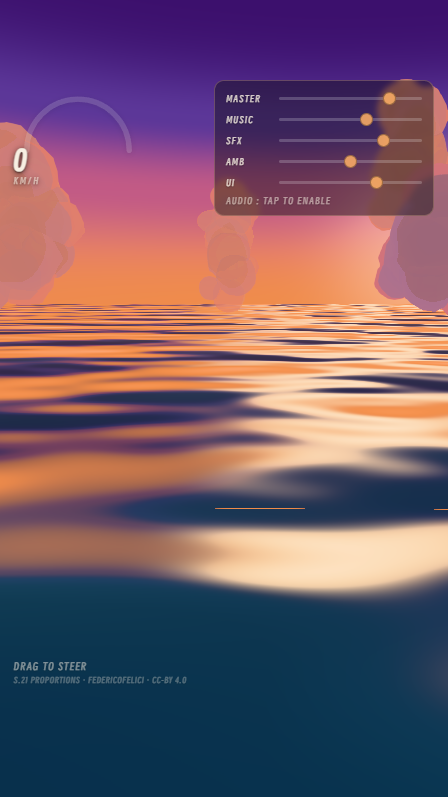
#> input picture artifacts/sun-road-review/A-raw.png, 448 x 797 px
$ python measure_bands.py A-raw.png
#> lines starting #> are read from the running program, lines starting #| are printed output that depends on the picture; after the words box and inside, x2 and y2 are one past the last pixel; in counts of white or black regions, pixels touching at a corner belong together
"""Re-measure the archived sun-road frames. Usage: python measure_bands.py"""
import json, os, sys
import numpy as np
from PIL import Image

HERE = os.path.dirname(os.path.abspath(__file__))
BANDS = {"sky": (0.00, 0.35), "mid": (0.35, 0.62), "sea-mid": (0.45, 0.62),
         "near": (0.62, 0.90), "bottom": (0.90, 1.00)}
LUMA = np.array([0.2126, 0.7152, 0.0722])

def bands(path):
    a = np.asarray(Image.open(path).convert("RGB")).astype(float)
    h = a.shape[0]; l = a @ LUMA
    out = {}
    for name, (t, b) in BANDS.items():
        sl = slice(int(t * h), int(b * h))
        out[name] = {"p5": round(float(np.percentile(l[sl], 5)), 1),
                     "p50": round(float(np.percentile(l[sl], 50)), 1),
                     "p95": round(float(np.percentile(l[sl], 95)), 1),
                     "blown%": round(float((a[sl] > 240).any(axis=2).mean() * 100), 1)}
    return out

if __name__ == "__main__" and len(sys.argv) == 1:
    res = {f: bands(os.path.join(HERE, f)) for f in sorted(os.listdir(HERE)) if f.endswith(".png")}
    print(json.dumps(res, indent=1))

# ---- Round-2 acceptance metrics (plan v2 Task 4 / final review Important 2) ----
# Seam-row exclusion (V4: the 1px R0/R1 ring boundary), the clean-sea band
# below the horizon mirror fade, and the road window. Frames: A3-r2/B3-r2.

def _lum(a):
    return a @ np.array([0.2126, 0.7152, 0.0722])

def seam_rows(l, lo, hi, jump=20.0):
    """Rows whose row-median jumps vs the previous row (ring boundary lines)."""
    med = np.median(l[lo:hi], axis=1)
    d = np.abs(np.diff(med))
    return [int(lo + i) for i in np.where(d > jump)[0]]

def road_window(l, h, w, rows=(0.60, 0.85), k=60):
    """Brightest k-px column window in the near-sea rows: the road."""
    r0, r1 = int(rows[0] * h), int(rows[1] * h)
    sea = l[r0:r1]
    best = max(range(0, w - k), key=lambda x: sea[:, x:x + k].sum())
    off = sea[:, 0:60]
    road = sea[:, best:best + k]
    return {
        "road_cols": [int(best), int(best + k)],
        "road_mean": round(float(road.mean()), 1),
        "road_p90": round(float(np.percentile(road, 90)), 1),
        "off_mean": round(float(off.mean()), 1),
        "display_ratio": round(float(road.mean() / off.mean()), 2),
        "gt200_pct": round(float((road > 200).mean() * 100), 1),
    }

def glints(l, h, w, rows=(0.45, 0.80), thresh=25.0, floor=120.0):
    """Discrete local maxima in the sea, seam rows and their +-2 excluded (V4)."""
    r0, r1 = int(rows[0] * h), int(rows[1] * h)
    m = l[r0:r1]
    peaks = (m[1:-1] > m[:-2] + thresh) & (m[1:-1] > m[2:] + thresh) & (m[1:-1] > floor)
    bad = seam_rows(l, r0, r1)
    keep = np.ones(m.shape[0] - 2, bool)
    for y in bad:
        lo = max(0, y - r0 - 2)
        keep[max(0, lo - 2): lo + 5] = False
    peaks[~keep] = False
    return int(peaks.sum())

def round2(path):
    a = np.asarray(Image.open(path).convert("RGB")).astype(float)
    h, w, _ = a.shape
    l = _lum(a)
    out = {"bands": bands(path)}
    lo0, lo1 = int(0.57 * h), int(0.75 * h)  # clean sea below the mirror fade
    band = a[lo0:lo1]
    out["clean_sea"] = {
        "blown%": round(float((band > 240).any(axis=2).mean() * 100), 1),
        "p95": round(float(np.percentile(l[lo0:lo1], 95)), 1),
    }
    out["road"] = road_window(l, h, w)
    out["glints_seam_excluded"] = glints(l, h, w)
    return out

if __name__ == "__main__" and len(sys.argv) > 1:
    print(json.dumps({f: round2(f) for f in sys.argv[1:]}, indent=1))
#> in _lum, `return a @ np.array([0.2126, 0.7152, 0.0722])`:
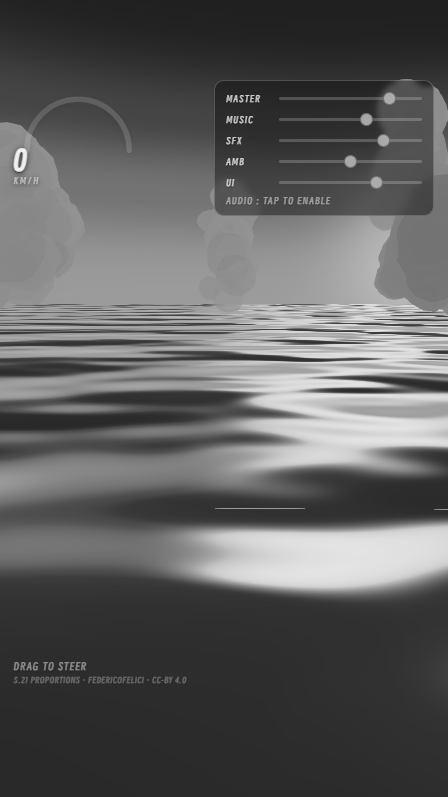
#> returned value: shape (797, 448) float64; min 31.72, max 239.8, mean 94.3
#> after the loop in bands, `for name, (t, b) in BANDS.items():`: out = 5 items
#> in round2, `band = a[lo0:lo1]`:
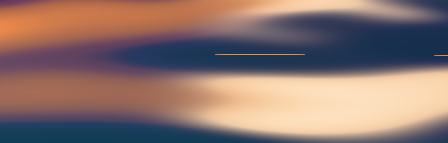
#> band: shape (143, 448, 3) float64; mean R, G, B 138.8, 115.2, 110.6
#> in road_window, `sea = l[r0:r1]`:
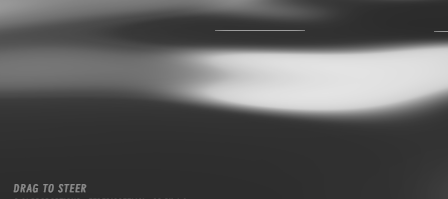
#> sea: shape (199, 448) float64; min 40.08, max 228.5, mean 90.3
#> in road_window, `best = max(range(0, w - k), key=lambda x: sea[:, x:x + k].sum())`: best = 278
#> in road_window, `off = sea[:, 0:60]`:
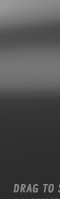
#> off: shape (199, 60) float64; min 40.08, max 153.1, mean 78.5
#> in road_window, `road = sea[:, best:best + k]`:
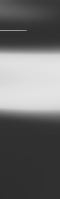
#> road: shape (199, 60) float64; min 45.95, max 228.5, mean 107.3
#> in glints, `m = l[r0:r1]`:
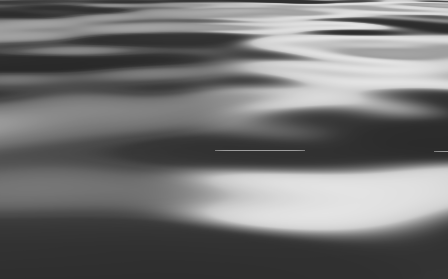
#> m: shape (279, 448) float64; min 40.75, max 228.5, mean 114.5
#> in glints, `peaks = (m[1:-1] > m[:-2] + thresh) & (m[1:-1] > m[2:] + thresh) & (m[..`:
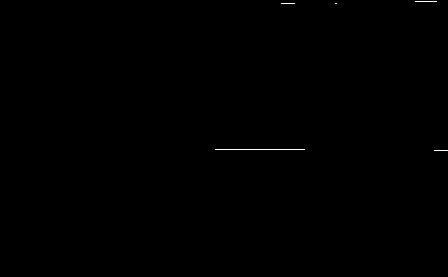
#> peaks: shape (277, 448) bool; 0.11% white in thin lines or dots, all inside (x1, y1, x2, y2) = (215, 1, 448, 151)
#> in seam_rows, `med = np.median(l[lo:hi], axis=1)`: med = 279 values, max 205.4 at index 179, min 46.95 at index 278, mean 113
#> in seam_rows, `d = np.abs(np.diff(med))`: d = 278 values, max 67.77 at index 2, min 0 at index 26, mean 4.26
#> in glints, `bad = seam_rows(l, r0, r1)`: bad = [360, 390, 392, 399, 447]
#> the loop in glints, `for y in bad:` made 5 passes
#> (y, lo) on passes 1 to 5: (360, 0), (390, 30), (392, 32), (399, 39), (447, 87)
#> in glints, `peaks[~keep] = False`: peaks: shape (277, 448) bool; 0.08% white in thin lines or dots, all inside (x1, y1, x2, y2) = (215, 149, 448, 151)

$ run again, on artifacts/sun-road-review/A-nodof.png
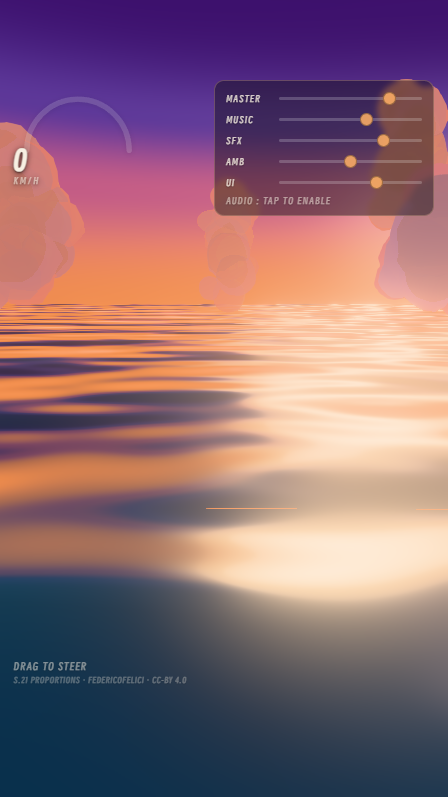
#> input picture artifacts/sun-road-review/A-nodof.png, 448 x 797 px
#> after the loop in bands, `for name, (t, b) in BANDS.items():`: out = 5 items
#> in road_window, `sea = l[r0:r1]`:
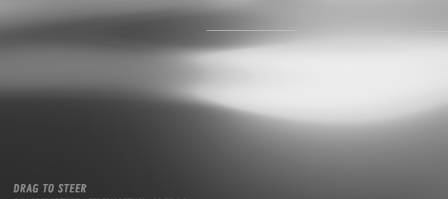
#> sea: shape (199, 448) float64; min 41.43, max 237.5, mean 131.6
#> best = 321
#> in glints, `m = l[r0:r1]`:
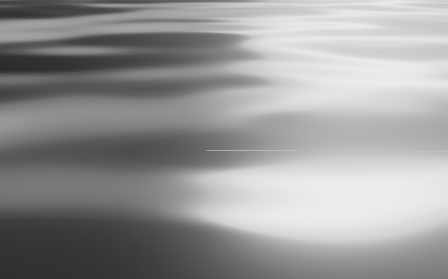
#> m: shape (279, 448) float64; min 44.74, max 237.5, mean 152.2
#> med = 279 values, max 216.8 at index 211, min 89.35 at index 278, mean 156.3
#> d = 278 values, max 55.38 at index 149, min 0 at index 100, mean 3.26
#> bad = [359, 360, 377, 390, 507, 508]
#> the loop in glints, `for y in bad:` made 6 passes
#> (y, lo) on passes 1 to 6: (359, 0), (360, 0), (377, 17), (390, 30), (507, 147), (508, 148)
